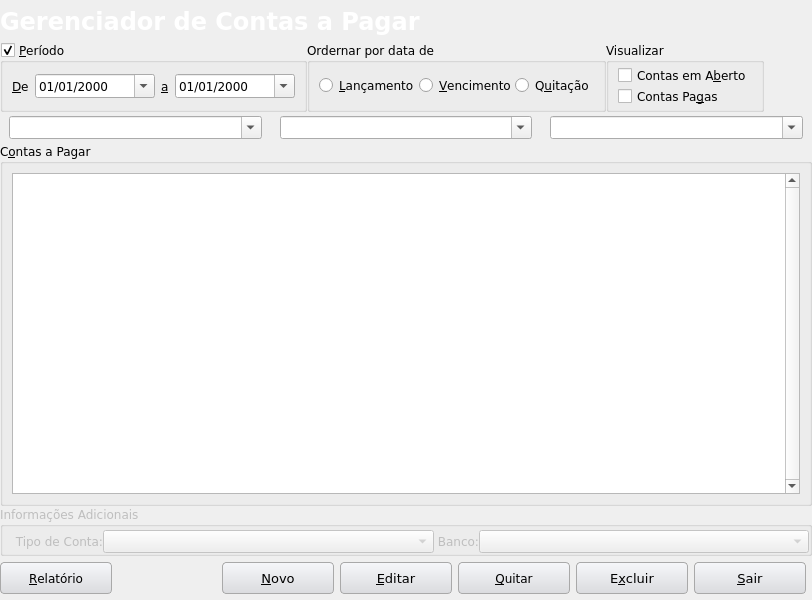
<?xml version="1.0" encoding="UTF-8"?>
<ui version="4.0">
 <class>AccountToPayManager</class>
 <widget class="QDialog" name="AccountToPayManager">
  <property name="windowModality">
   <enum>Qt::ApplicationModal</enum>
  </property>
  <property name="geometry">
   <rect>
    <x>0</x>
    <y>0</y>
    <width>812</width>
    <height>600</height>
   </rect>
  </property>
  <property name="maximumSize">
   <size>
    <width>16777215</width>
    <height>16777215</height>
   </size>
  </property>
  <property name="windowTitle">
   <string>Gerenciar Contas a Pagar</string>
  </property>
  <property name="windowIcon">
   <iconset resource="../../icons/resources.qrc">
    <normaloff>:/png/marca-m.png</normaloff>:/png/marca-m.png</iconset>
  </property>
  <layout class="QGridLayout" name="gridLayout_8">
   <property name="leftMargin">
    <number>0</number>
   </property>
   <property name="topMargin">
    <number>0</number>
   </property>
   <property name="rightMargin">
    <number>0</number>
   </property>
   <property name="bottomMargin">
    <number>0</number>
   </property>
   <property name="spacing">
    <number>0</number>
   </property>
   <item row="0" column="0" colspan="2">
    <widget class="QFrame" name="topmenu">
     <property name="sizePolicy">
      <sizepolicy hsizetype="Expanding" vsizetype="Expanding">
       <horstretch>0</horstretch>
       <verstretch>0</verstretch>
      </sizepolicy>
     </property>
     <property name="minimumSize">
      <size>
       <width>0</width>
       <height>42</height>
      </size>
     </property>
     <property name="maximumSize">
      <size>
       <width>16777215</width>
       <height>42</height>
      </size>
     </property>
     <property name="styleSheet">
      <string notr="true">background-image: url(:/png/topright.jpg);</string>
     </property>
     <property name="frameShape">
      <enum>QFrame::NoFrame</enum>
     </property>
     <property name="frameShadow">
      <enum>QFrame::Plain</enum>
     </property>
     <layout class="QGridLayout" name="gridLayout_10">
      <property name="leftMargin">
       <number>0</number>
      </property>
      <property name="topMargin">
       <number>0</number>
      </property>
      <property name="rightMargin">
       <number>0</number>
      </property>
      <property name="bottomMargin">
       <number>0</number>
      </property>
      <property name="spacing">
       <number>0</number>
      </property>
      <item row="0" column="0">
       <widget class="QLabel" name="labelStatus">
        <property name="enabled">
         <bool>false</bool>
        </property>
        <property name="sizePolicy">
         <sizepolicy hsizetype="Expanding" vsizetype="Expanding">
          <horstretch>0</horstretch>
          <verstretch>0</verstretch>
         </sizepolicy>
        </property>
        <property name="palette">
         <palette>
          <active>
           <colorrole role="WindowText">
            <brush brushstyle="SolidPattern">
             <color alpha="255">
              <red>255</red>
              <green>255</green>
              <blue>255</blue>
             </color>
            </brush>
           </colorrole>
           <colorrole role="Button">
            <brush brushstyle="SolidPattern">
             <color alpha="255">
              <red>0</red>
              <green>0</green>
              <blue>0</blue>
             </color>
            </brush>
           </colorrole>
           <colorrole role="Text">
            <brush brushstyle="SolidPattern">
             <color alpha="255">
              <red>255</red>
              <green>255</green>
              <blue>255</blue>
             </color>
            </brush>
           </colorrole>
           <colorrole role="ButtonText">
            <brush brushstyle="SolidPattern">
             <color alpha="255">
              <red>255</red>
              <green>255</green>
              <blue>255</blue>
             </color>
            </brush>
           </colorrole>
           <colorrole role="Base">
            <brush brushstyle="SolidPattern">
             <color alpha="255">
              <red>0</red>
              <green>0</green>
              <blue>0</blue>
             </color>
            </brush>
           </colorrole>
           <colorrole role="Window">
            <brush brushstyle="SolidPattern">
             <color alpha="255">
              <red>0</red>
              <green>0</green>
              <blue>0</blue>
             </color>
            </brush>
           </colorrole>
          </active>
          <inactive>
           <colorrole role="WindowText">
            <brush brushstyle="SolidPattern">
             <color alpha="255">
              <red>255</red>
              <green>255</green>
              <blue>255</blue>
             </color>
            </brush>
           </colorrole>
           <colorrole role="Button">
            <brush brushstyle="SolidPattern">
             <color alpha="255">
              <red>0</red>
              <green>0</green>
              <blue>0</blue>
             </color>
            </brush>
           </colorrole>
           <colorrole role="Text">
            <brush brushstyle="SolidPattern">
             <color alpha="255">
              <red>255</red>
              <green>255</green>
              <blue>255</blue>
             </color>
            </brush>
           </colorrole>
           <colorrole role="ButtonText">
            <brush brushstyle="SolidPattern">
             <color alpha="255">
              <red>255</red>
              <green>255</green>
              <blue>255</blue>
             </color>
            </brush>
           </colorrole>
           <colorrole role="Base">
            <brush brushstyle="SolidPattern">
             <color alpha="255">
              <red>0</red>
              <green>0</green>
              <blue>0</blue>
             </color>
            </brush>
           </colorrole>
           <colorrole role="Window">
            <brush brushstyle="SolidPattern">
             <color alpha="255">
              <red>0</red>
              <green>0</green>
              <blue>0</blue>
             </color>
            </brush>
           </colorrole>
          </inactive>
          <disabled>
           <colorrole role="WindowText">
            <brush brushstyle="SolidPattern">
             <color alpha="255">
              <red>255</red>
              <green>255</green>
              <blue>255</blue>
             </color>
            </brush>
           </colorrole>
           <colorrole role="Button">
            <brush brushstyle="SolidPattern">
             <color alpha="255">
              <red>0</red>
              <green>0</green>
              <blue>0</blue>
             </color>
            </brush>
           </colorrole>
           <colorrole role="Text">
            <brush brushstyle="SolidPattern">
             <color alpha="255">
              <red>255</red>
              <green>255</green>
              <blue>255</blue>
             </color>
            </brush>
           </colorrole>
           <colorrole role="ButtonText">
            <brush brushstyle="SolidPattern">
             <color alpha="255">
              <red>255</red>
              <green>255</green>
              <blue>255</blue>
             </color>
            </brush>
           </colorrole>
           <colorrole role="Base">
            <brush brushstyle="SolidPattern">
             <color alpha="255">
              <red>0</red>
              <green>0</green>
              <blue>0</blue>
             </color>
            </brush>
           </colorrole>
           <colorrole role="Window">
            <brush brushstyle="SolidPattern">
             <color alpha="255">
              <red>0</red>
              <green>0</green>
              <blue>0</blue>
             </color>
            </brush>
           </colorrole>
          </disabled>
         </palette>
        </property>
        <property name="font">
         <font>
          <family>Verdana</family>
          <pointsize>18</pointsize>
          <weight>75</weight>
          <bold>true</bold>
         </font>
        </property>
        <property name="styleSheet">
         <string/>
        </property>
        <property name="frameShape">
         <enum>QFrame::NoFrame</enum>
        </property>
        <property name="frameShadow">
         <enum>QFrame::Plain</enum>
        </property>
        <property name="lineWidth">
         <number>1</number>
        </property>
        <property name="text">
         <string>Gerenciador de Contas a Pagar</string>
        </property>
        <property name="textFormat">
         <enum>Qt::AutoText</enum>
        </property>
        <property name="alignment">
         <set>Qt::AlignLeading|Qt::AlignLeft|Qt::AlignVCenter</set>
        </property>
        <property name="wordWrap">
         <bool>false</bool>
        </property>
        <property name="textInteractionFlags">
         <set>Qt::NoTextInteraction</set>
        </property>
       </widget>
      </item>
     </layout>
    </widget>
   </item>
   <item row="2" column="0" colspan="2">
    <layout class="QHBoxLayout" name="horizontalLayout_2">
     <item>
      <widget class="DSMGroupBoxEnter" name="groupBoxAccountType" native="true">
       <property name="font">
        <font>
         <family>Verdana</family>
         <pointsize>9</pointsize>
        </font>
       </property>
       <property name="title" stdset="0">
        <string>Filtrar por Tipo de &amp;Conta</string>
       </property>
       <property name="checkable" stdset="0">
        <bool>true</bool>
       </property>
       <property name="checked" stdset="0">
        <bool>false</bool>
       </property>
       <layout class="QGridLayout" name="gridLayout_7">
        <property name="topMargin">
         <number>4</number>
        </property>
        <property name="bottomMargin">
         <number>4</number>
        </property>
        <item row="0" column="0">
         <widget class="DSMComboBoxEnter" name="comboBoxAccountTypeFilter">
          <property name="minimumSize">
           <size>
            <width>230</width>
            <height>0</height>
           </size>
          </property>
          <property name="maximumSize">
           <size>
            <width>16777215</width>
            <height>16777215</height>
           </size>
          </property>
          <property name="editable">
           <bool>true</bool>
          </property>
         </widget>
        </item>
       </layout>
      </widget>
     </item>
     <item>
      <widget class="DSMGroupBoxEnter" name="groupBoxSupplier" native="true">
       <property name="minimumSize">
        <size>
         <width>0</width>
         <height>0</height>
        </size>
       </property>
       <property name="font">
        <font>
         <family>Verdana</family>
         <pointsize>9</pointsize>
        </font>
       </property>
       <property name="title" stdset="0">
        <string>Filtrar por &amp;Fornecedor</string>
       </property>
       <property name="checkable" stdset="0">
        <bool>true</bool>
       </property>
       <property name="checked" stdset="0">
        <bool>false</bool>
       </property>
       <layout class="QGridLayout" name="gridLayout_6">
        <property name="topMargin">
         <number>4</number>
        </property>
        <property name="bottomMargin">
         <number>4</number>
        </property>
        <item row="0" column="0">
         <widget class="DSMComboBoxEnter" name="comboBoxSupplierFilter">
          <property name="minimumSize">
           <size>
            <width>230</width>
            <height>0</height>
           </size>
          </property>
          <property name="maximumSize">
           <size>
            <width>16777215</width>
            <height>16777215</height>
           </size>
          </property>
          <property name="editable">
           <bool>true</bool>
          </property>
         </widget>
        </item>
       </layout>
      </widget>
     </item>
     <item>
      <widget class="DSMGroupBoxEnter" name="groupBoxBank" native="true">
       <property name="font">
        <font>
         <family>Verdana</family>
         <pointsize>9</pointsize>
        </font>
       </property>
       <property name="title" stdset="0">
        <string>Fil&amp;trar por Banco</string>
       </property>
       <property name="checkable" stdset="0">
        <bool>true</bool>
       </property>
       <property name="checked" stdset="0">
        <bool>false</bool>
       </property>
       <layout class="QGridLayout" name="gridLayout_9">
        <property name="topMargin">
         <number>4</number>
        </property>
        <property name="bottomMargin">
         <number>4</number>
        </property>
        <item row="0" column="0">
         <widget class="DSMComboBoxEnter" name="comboBoxBankFilter">
          <property name="minimumSize">
           <size>
            <width>230</width>
            <height>0</height>
           </size>
          </property>
          <property name="maximumSize">
           <size>
            <width>16777215</width>
            <height>16777215</height>
           </size>
          </property>
          <property name="editable">
           <bool>true</bool>
          </property>
         </widget>
        </item>
       </layout>
      </widget>
     </item>
    </layout>
   </item>
   <item row="3" column="0" colspan="2">
    <widget class="QGroupBox" name="groupBox_2">
     <property name="font">
      <font>
       <family>Verdana</family>
       <pointsize>9</pointsize>
      </font>
     </property>
     <property name="title">
      <string>C&amp;ontas a Pagar</string>
     </property>
     <layout class="QGridLayout" name="gridLayout">
      <property name="leftMargin">
       <number>9</number>
      </property>
      <property name="topMargin">
       <number>9</number>
      </property>
      <property name="rightMargin">
       <number>9</number>
      </property>
      <property name="bottomMargin">
       <number>9</number>
      </property>
      <property name="spacing">
       <number>6</number>
      </property>
      <item row="0" column="0">
       <widget class="QTableView" name="tableViewAccountToPay">
        <property name="font">
         <font>
          <family>Verdana</family>
          <pointsize>8</pointsize>
         </font>
        </property>
        <property name="focusPolicy">
         <enum>Qt::WheelFocus</enum>
        </property>
        <property name="styleSheet">
         <string notr="true"> QHeaderView::section {
     background-color: qlineargradient(x1:0, y1:0, x2:0, y2:1,
                                       stop:0 #3C9FE1, stop: 0.5 #308AC7,
                                       stop: 0.6 #1C79B7, stop:1 #267BB3);
     color: white;
     padding-left: 4px;
     border: 1.1px solid #ABDEFF;
	  min-height: 35px
 };

selection-background-color: rgb(102, 176, 239);
selection-color: rgb(255, 255, 255);</string>
        </property>
        <property name="verticalScrollBarPolicy">
         <enum>Qt::ScrollBarAlwaysOn</enum>
        </property>
        <property name="tabKeyNavigation">
         <bool>false</bool>
        </property>
        <property name="selectionBehavior">
         <enum>QAbstractItemView::SelectRows</enum>
        </property>
        <attribute name="horizontalHeaderDefaultSectionSize">
         <number>50</number>
        </attribute>
        <attribute name="horizontalHeaderMinimumSectionSize">
         <number>20</number>
        </attribute>
        <attribute name="verticalHeaderVisible">
         <bool>false</bool>
        </attribute>
        <attribute name="verticalHeaderDefaultSectionSize">
         <number>20</number>
        </attribute>
        <attribute name="verticalHeaderMinimumSectionSize">
         <number>18</number>
        </attribute>
       </widget>
      </item>
     </layout>
    </widget>
   </item>
   <item row="4" column="0" colspan="2">
    <widget class="QGroupBox" name="groupBox_5">
     <property name="enabled">
      <bool>false</bool>
     </property>
     <property name="font">
      <font>
       <family>Verdana</family>
       <pointsize>9</pointsize>
      </font>
     </property>
     <property name="title">
      <string>Informações Adicionais</string>
     </property>
     <layout class="QGridLayout" name="gridLayout_2">
      <property name="leftMargin">
       <number>0</number>
      </property>
      <property name="topMargin">
       <number>3</number>
      </property>
      <property name="rightMargin">
       <number>0</number>
      </property>
      <property name="bottomMargin">
       <number>0</number>
      </property>
      <property name="spacing">
       <number>0</number>
      </property>
      <item row="0" column="0">
       <widget class="QLabel" name="label">
        <property name="sizePolicy">
         <sizepolicy hsizetype="Fixed" vsizetype="Preferred">
          <horstretch>0</horstretch>
          <verstretch>0</verstretch>
         </sizepolicy>
        </property>
        <property name="minimumSize">
         <size>
          <width>100</width>
          <height>0</height>
         </size>
        </property>
        <property name="maximumSize">
         <size>
          <width>100</width>
          <height>16777215</height>
         </size>
        </property>
        <property name="text">
         <string>Tipo de Conta:</string>
        </property>
        <property name="alignment">
         <set>Qt::AlignRight|Qt::AlignTrailing|Qt::AlignVCenter</set>
        </property>
       </widget>
      </item>
      <item row="0" column="1">
       <widget class="QComboBox" name="comboBoxAccountType">
        <property name="minimumSize">
         <size>
          <width>185</width>
          <height>0</height>
         </size>
        </property>
        <property name="maximumSize">
         <size>
          <width>16777215</width>
          <height>16777215</height>
         </size>
        </property>
       </widget>
      </item>
      <item row="0" column="2">
       <widget class="QLabel" name="label_3">
        <property name="sizePolicy">
         <sizepolicy hsizetype="Fixed" vsizetype="Preferred">
          <horstretch>0</horstretch>
          <verstretch>0</verstretch>
         </sizepolicy>
        </property>
        <property name="minimumSize">
         <size>
          <width>45</width>
          <height>0</height>
         </size>
        </property>
        <property name="maximumSize">
         <size>
          <width>45</width>
          <height>16777215</height>
         </size>
        </property>
        <property name="text">
         <string>Banco:</string>
        </property>
        <property name="alignment">
         <set>Qt::AlignRight|Qt::AlignTrailing|Qt::AlignVCenter</set>
        </property>
       </widget>
      </item>
      <item row="0" column="3">
       <widget class="QComboBox" name="comboBoxBank">
        <property name="minimumSize">
         <size>
          <width>185</width>
          <height>0</height>
         </size>
        </property>
       </widget>
      </item>
     </layout>
    </widget>
   </item>
   <item row="5" column="0" colspan="2">
    <layout class="QHBoxLayout" name="horizontalLayout_3">
     <property name="spacing">
      <number>6</number>
     </property>
     <property name="leftMargin">
      <number>0</number>
     </property>
     <property name="topMargin">
      <number>6</number>
     </property>
     <property name="rightMargin">
      <number>6</number>
     </property>
     <property name="bottomMargin">
      <number>6</number>
     </property>
     <item>
      <layout class="QHBoxLayout" name="horizontalLayout_4">
       <property name="rightMargin">
        <number>96</number>
       </property>
       <item>
        <widget class="QPushButton" name="btnReport">
         <property name="minimumSize">
          <size>
           <width>112</width>
           <height>32</height>
          </size>
         </property>
         <property name="maximumSize">
          <size>
           <width>110</width>
           <height>16777215</height>
          </size>
         </property>
         <property name="font">
          <font>
           <family>Verdana</family>
          </font>
         </property>
         <property name="styleSheet">
          <string notr="true">QPushButton{border: 1px solid darkgrey; border-radius:4px; background-color: qlineargradient(x1: 0, y1: 0, x2: 0, y2: 1, stop: 0 #f6f7fa, stop: 1#dadbde); min-width:110px; min-height: 30px; selection-background-color: rgb(125, 184, 255); } 

QPushButton:focus{ background-image: url(:/png/valortotal.jpg); }

QPushButton::drop-down { width:20px; position:absolute; subcontrol-origin: border; subcontrol-position: right top;
border:1px solid darkgrey; border-top-right-radius:3px; border-bottom-right-radius:3px;  background-color: qlineargradient(x1: 0, y1: 0, x2: 0, y2: 1, stop: 0 #f6f7fa, stop: 1#dadbde); }
QPushButton::down-arrow {     image:url(:/png/down_arrow.png);  } 
QPushButton::down-arrow:on {      top: 1px;      left: 1px;  }

</string>
         </property>
         <property name="text">
          <string>&amp;Relatório</string>
         </property>
         <property name="icon">
          <iconset resource="../../icons/resources.qrc">
           <normaloff>:/png/print-icon.png</normaloff>:/png/print-icon.png</iconset>
         </property>
         <property name="iconSize">
          <size>
           <width>24</width>
           <height>24</height>
          </size>
         </property>
        </widget>
       </item>
       <item>
        <spacer name="horizontalSpacer_2">
         <property name="orientation">
          <enum>Qt::Horizontal</enum>
         </property>
         <property name="sizeHint" stdset="0">
          <size>
           <width>40</width>
           <height>20</height>
          </size>
         </property>
        </spacer>
       </item>
      </layout>
     </item>
     <item>
      <widget class="QPushButton" name="btnNew">
       <property name="minimumSize">
        <size>
         <width>112</width>
         <height>32</height>
        </size>
       </property>
       <property name="maximumSize">
        <size>
         <width>110</width>
         <height>16777215</height>
        </size>
       </property>
       <property name="font">
        <font>
         <family>Verdana</family>
         <pointsize>10</pointsize>
        </font>
       </property>
       <property name="styleSheet">
        <string notr="true">QPushButton{border: 1px solid darkgrey; border-radius:4px; background-color: qlineargradient(x1: 0, y1: 0, x2: 0, y2: 1, stop: 0 #f6f7fa, stop: 1#dadbde); min-width:110px; min-height: 30px; selection-background-color: rgb(125, 184, 255); } 

QPushButton:focus{ background-image: url(:/png/valortotal.jpg); }

QPushButton::drop-down { width:20px; position:absolute; subcontrol-origin: border; subcontrol-position: right top;
border:1px solid darkgrey; border-top-right-radius:3px; border-bottom-right-radius:3px;  background-color: qlineargradient(x1: 0, y1: 0, x2: 0, y2: 1, stop: 0 #f6f7fa, stop: 1#dadbde); }
QPushButton::down-arrow {     image:url(:/png/down_arrow.png);  } 
QPushButton::down-arrow:on {      top: 1px;      left: 1px;  }

</string>
       </property>
       <property name="text">
        <string>&amp;Novo</string>
       </property>
       <property name="icon">
        <iconset resource="../../icons/resources.qrc">
         <normaloff>:/png/add-icon.png</normaloff>:/png/add-icon.png</iconset>
       </property>
       <property name="iconSize">
        <size>
         <width>24</width>
         <height>24</height>
        </size>
       </property>
      </widget>
     </item>
     <item>
      <widget class="QPushButton" name="btnEdit">
       <property name="minimumSize">
        <size>
         <width>112</width>
         <height>32</height>
        </size>
       </property>
       <property name="maximumSize">
        <size>
         <width>110</width>
         <height>16777215</height>
        </size>
       </property>
       <property name="font">
        <font>
         <family>Verdana</family>
         <pointsize>10</pointsize>
        </font>
       </property>
       <property name="styleSheet">
        <string notr="true">QPushButton{border: 1px solid darkgrey; border-radius:4px; background-color: qlineargradient(x1: 0, y1: 0, x2: 0, y2: 1, stop: 0 #f6f7fa, stop: 1#dadbde); min-width:110px; min-height: 30px; selection-background-color: rgb(125, 184, 255); } 

QPushButton:focus{ background-image: url(:/png/valortotal.jpg); }

QPushButton::drop-down { width:20px; position:absolute; subcontrol-origin: border; subcontrol-position: right top;
border:1px solid darkgrey; border-top-right-radius:3px; border-bottom-right-radius:3px;  background-color: qlineargradient(x1: 0, y1: 0, x2: 0, y2: 1, stop: 0 #f6f7fa, stop: 1#dadbde); }
QPushButton::down-arrow {     image:url(:/png/down_arrow.png);  } 
QPushButton::down-arrow:on {      top: 1px;      left: 1px;  }

</string>
       </property>
       <property name="text">
        <string>&amp;Editar</string>
       </property>
       <property name="icon">
        <iconset resource="../../icons/resources.qrc">
         <normaloff>:/png/edit-icon.png</normaloff>:/png/edit-icon.png</iconset>
       </property>
       <property name="iconSize">
        <size>
         <width>24</width>
         <height>24</height>
        </size>
       </property>
      </widget>
     </item>
     <item>
      <widget class="QPushButton" name="btnPay">
       <property name="minimumSize">
        <size>
         <width>112</width>
         <height>32</height>
        </size>
       </property>
       <property name="maximumSize">
        <size>
         <width>110</width>
         <height>16777215</height>
        </size>
       </property>
       <property name="font">
        <font>
         <family>Verdana</family>
        </font>
       </property>
       <property name="styleSheet">
        <string notr="true">QPushButton{border: 1px solid darkgrey; border-radius:4px; background-color: qlineargradient(x1: 0, y1: 0, x2: 0, y2: 1, stop: 0 #f6f7fa, stop: 1#dadbde); min-width:110px; min-height: 30px; selection-background-color: rgb(125, 184, 255); } 

QPushButton:focus{ background-image: url(:/png/valortotal.jpg); }

QPushButton::drop-down { width:20px; position:absolute; subcontrol-origin: border; subcontrol-position: right top;
border:1px solid darkgrey; border-top-right-radius:3px; border-bottom-right-radius:3px;  background-color: qlineargradient(x1: 0, y1: 0, x2: 0, y2: 1, stop: 0 #f6f7fa, stop: 1#dadbde); }
QPushButton::down-arrow {     image:url(:/png/down_arrow.png);  } 
QPushButton::down-arrow:on {      top: 1px;      left: 1px;  }

</string>
       </property>
       <property name="text">
        <string>&amp;Quitar</string>
       </property>
       <property name="icon">
        <iconset resource="../../icons/resources.qrc">
         <normaloff>:/png/money-icon.png</normaloff>:/png/money-icon.png</iconset>
       </property>
       <property name="iconSize">
        <size>
         <width>24</width>
         <height>24</height>
        </size>
       </property>
       <property name="checkable">
        <bool>false</bool>
       </property>
       <property name="autoExclusive">
        <bool>false</bool>
       </property>
       <property name="autoDefault">
        <bool>true</bool>
       </property>
       <property name="flat">
        <bool>false</bool>
       </property>
      </widget>
     </item>
     <item>
      <widget class="QPushButton" name="btnDel">
       <property name="minimumSize">
        <size>
         <width>112</width>
         <height>32</height>
        </size>
       </property>
       <property name="maximumSize">
        <size>
         <width>110</width>
         <height>16777215</height>
        </size>
       </property>
       <property name="font">
        <font>
         <family>Verdana</family>
         <pointsize>10</pointsize>
        </font>
       </property>
       <property name="styleSheet">
        <string notr="true">QPushButton{border: 1px solid darkgrey; border-radius:4px; background-color: qlineargradient(x1: 0, y1: 0, x2: 0, y2: 1, stop: 0 #f6f7fa, stop: 1#dadbde); min-width:110px; min-height: 30px; selection-background-color: rgb(125, 184, 255); } 

QPushButton:focus{ background-image: url(:/png/valortotal.jpg); }

QPushButton::drop-down { width:20px; position:absolute; subcontrol-origin: border; subcontrol-position: right top;
border:1px solid darkgrey; border-top-right-radius:3px; border-bottom-right-radius:3px;  background-color: qlineargradient(x1: 0, y1: 0, x2: 0, y2: 1, stop: 0 #f6f7fa, stop: 1#dadbde); }
QPushButton::down-arrow {     image:url(:/png/down_arrow.png);  } 
QPushButton::down-arrow:on {      top: 1px;      left: 1px;  }

</string>
       </property>
       <property name="text">
        <string>E&amp;xcluir</string>
       </property>
       <property name="icon">
        <iconset resource="../../icons/resources.qrc">
         <normaloff>:/png/remove-icon.png</normaloff>:/png/remove-icon.png</iconset>
       </property>
       <property name="iconSize">
        <size>
         <width>24</width>
         <height>24</height>
        </size>
       </property>
      </widget>
     </item>
     <item>
      <widget class="QPushButton" name="btnExit">
       <property name="minimumSize">
        <size>
         <width>112</width>
         <height>32</height>
        </size>
       </property>
       <property name="maximumSize">
        <size>
         <width>110</width>
         <height>16777215</height>
        </size>
       </property>
       <property name="font">
        <font>
         <family>Verdana</family>
         <pointsize>10</pointsize>
        </font>
       </property>
       <property name="styleSheet">
        <string notr="true">QPushButton{border: 1px solid darkgrey; border-radius:4px; background-color: qlineargradient(x1: 0, y1: 0, x2: 0, y2: 1, stop: 0 #f6f7fa, stop: 1#dadbde); min-width:110px; min-height: 30px; selection-background-color: rgb(125, 184, 255); } 

QPushButton:focus{ background-image: url(:/png/valortotal.jpg); }

QPushButton::drop-down { width:20px; position:absolute; subcontrol-origin: border; subcontrol-position: right top;
border:1px solid darkgrey; border-top-right-radius:3px; border-bottom-right-radius:3px;  background-color: qlineargradient(x1: 0, y1: 0, x2: 0, y2: 1, stop: 0 #f6f7fa, stop: 1#dadbde); }
QPushButton::down-arrow {     image:url(:/png/down_arrow.png);  } 
QPushButton::down-arrow:on {      top: 1px;      left: 1px;  }

</string>
       </property>
       <property name="text">
        <string>&amp;Sair</string>
       </property>
       <property name="icon">
        <iconset resource="../../icons/resources.qrc">
         <normaloff>:/png/shutdown-icon.png</normaloff>:/png/shutdown-icon.png</iconset>
       </property>
       <property name="iconSize">
        <size>
         <width>24</width>
         <height>24</height>
        </size>
       </property>
      </widget>
     </item>
    </layout>
   </item>
   <item row="1" column="0" colspan="2">
    <layout class="QHBoxLayout" name="horizontalLayout">
     <item>
      <widget class="QGroupBox" name="groupBoxDate">
       <property name="font">
        <font>
         <family>Verdana</family>
         <pointsize>9</pointsize>
        </font>
       </property>
       <property name="title">
        <string>&amp;Período</string>
       </property>
       <property name="checkable">
        <bool>true</bool>
       </property>
       <layout class="QGridLayout" name="gridLayout_3">
        <property name="topMargin">
         <number>4</number>
        </property>
        <property name="bottomMargin">
         <number>4</number>
        </property>
        <item row="0" column="1">
         <widget class="QLabel" name="label_4">
          <property name="text">
           <string>&amp;De</string>
          </property>
          <property name="buddy">
           <cstring>dateEditStart</cstring>
          </property>
         </widget>
        </item>
        <item row="0" column="2">
         <widget class="DSMDateEditEnter" name="dateEditStart">
          <property name="minimumSize">
           <size>
            <width>120</width>
            <height>0</height>
           </size>
          </property>
          <property name="displayFormat">
           <string>dd/MM/yyyy</string>
          </property>
          <property name="calendarPopup">
           <bool>true</bool>
          </property>
         </widget>
        </item>
        <item row="0" column="3">
         <widget class="QLabel" name="label_5">
          <property name="text">
           <string>&amp;a</string>
          </property>
          <property name="buddy">
           <cstring>dateEditEnd</cstring>
          </property>
         </widget>
        </item>
        <item row="0" column="4">
         <widget class="DSMDateEditEnter" name="dateEditEnd">
          <property name="minimumSize">
           <size>
            <width>120</width>
            <height>0</height>
           </size>
          </property>
          <property name="wrapping">
           <bool>false</bool>
          </property>
          <property name="displayFormat">
           <string>dd/MM/yyyy</string>
          </property>
          <property name="calendarPopup">
           <bool>true</bool>
          </property>
         </widget>
        </item>
       </layout>
      </widget>
     </item>
     <item>
      <widget class="QGroupBox" name="groupBox_4">
       <property name="font">
        <font>
         <family>Verdana</family>
         <pointsize>9</pointsize>
        </font>
       </property>
       <property name="title">
        <string>Ordernar por data de</string>
       </property>
       <layout class="QGridLayout" name="gridLayout_5">
        <property name="topMargin">
         <number>4</number>
        </property>
        <property name="bottomMargin">
         <number>4</number>
        </property>
        <property name="horizontalSpacing">
         <number>0</number>
        </property>
        <property name="verticalSpacing">
         <number>6</number>
        </property>
        <item row="0" column="0">
         <widget class="QRadioButton" name="radioButtonIssueDate">
          <property name="text">
           <string>&amp;Lançamento</string>
          </property>
         </widget>
        </item>
        <item row="0" column="1">
         <widget class="QRadioButton" name="radioButtonVencDate">
          <property name="text">
           <string>&amp;Vencimento</string>
          </property>
         </widget>
        </item>
        <item row="0" column="2">
         <widget class="QRadioButton" name="radioButtonPaidDate">
          <property name="text">
           <string>Q&amp;uitação</string>
          </property>
         </widget>
        </item>
       </layout>
      </widget>
     </item>
     <item>
      <widget class="QGroupBox" name="groupBox_3">
       <property name="font">
        <font>
         <family>Verdana</family>
         <pointsize>9</pointsize>
        </font>
       </property>
       <property name="title">
        <string>Visualizar</string>
       </property>
       <layout class="QGridLayout" name="gridLayout_4">
        <property name="topMargin">
         <number>2</number>
        </property>
        <property name="bottomMargin">
         <number>2</number>
        </property>
        <property name="verticalSpacing">
         <number>0</number>
        </property>
        <item row="0" column="0">
         <widget class="QCheckBox" name="checkBoxAccountOpen">
          <property name="text">
           <string>Contas em A&amp;berto</string>
          </property>
         </widget>
        </item>
        <item row="1" column="0">
         <widget class="QCheckBox" name="checkBoxAccountPaid">
          <property name="text">
           <string>Contas Pa&amp;gas</string>
          </property>
         </widget>
        </item>
       </layout>
      </widget>
     </item>
     <item>
      <spacer name="horizontalSpacer">
       <property name="orientation">
        <enum>Qt::Horizontal</enum>
       </property>
       <property name="sizeHint" stdset="0">
        <size>
         <width>40</width>
         <height>20</height>
        </size>
       </property>
      </spacer>
     </item>
    </layout>
   </item>
  </layout>
 </widget>
 <customwidgets>
  <customwidget>
   <class>DSMDateEditEnter</class>
   <extends>QDateEdit</extends>
   <header location="global">dsmdateeditenter.h</header>
  </customwidget>
  <customwidget>
   <class>DSMComboBoxEnter</class>
   <extends>QComboBox</extends>
   <header location="global">dsmcomboboxenter.h</header>
  </customwidget>
  <customwidget>
   <class>DSMGroupBoxEnter</class>
   <extends>QWidget</extends>
   <header>dsmgroupboxenter.h</header>
   <container>1</container>
  </customwidget>
 </customwidgets>
 <tabstops>
  <tabstop>groupBoxDate</tabstop>
  <tabstop>dateEditStart</tabstop>
  <tabstop>dateEditEnd</tabstop>
  <tabstop>radioButtonIssueDate</tabstop>
  <tabstop>radioButtonVencDate</tabstop>
  <tabstop>radioButtonPaidDate</tabstop>
  <tabstop>checkBoxAccountOpen</tabstop>
  <tabstop>checkBoxAccountPaid</tabstop>
  <tabstop>groupBoxAccountType</tabstop>
  <tabstop>comboBoxAccountTypeFilter</tabstop>
  <tabstop>groupBoxSupplier</tabstop>
  <tabstop>comboBoxSupplierFilter</tabstop>
  <tabstop>groupBoxBank</tabstop>
  <tabstop>comboBoxBankFilter</tabstop>
  <tabstop>tableViewAccountToPay</tabstop>
  <tabstop>comboBoxAccountType</tabstop>
  <tabstop>comboBoxBank</tabstop>
  <tabstop>btnNew</tabstop>
  <tabstop>btnEdit</tabstop>
  <tabstop>btnPay</tabstop>
  <tabstop>btnDel</tabstop>
  <tabstop>btnExit</tabstop>
 </tabstops>
 <resources>
  <include location="../../icons/resources.qrc"/>
  <include location="../../icons/resources.qrc"/>
 </resources>
 <connections/>
</ui>
